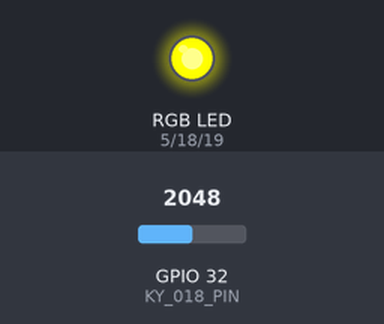
Recording of a sketch running on a simulated ESP32. Shown: an RGB LED mixed from three pins (HIGH = lit). The test bench sets the inputs (shaded band); at power-on: GPIO 32 (KY_018_PIN) = 2048.

Above: at 1.2 s.
1.3 s: GPIO 32 (KY_018_PIN) set to 545
2.8 s: GPIO 32 (KY_018_PIN) set to 451
At 3.6 s:
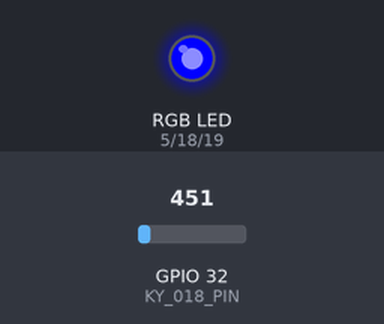
4.3 s: GPIO 32 (KY_018_PIN) set to 540
At 4.8 s:
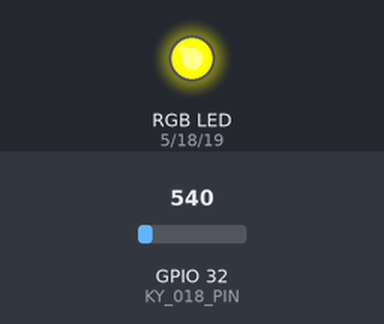
5.8 s: GPIO 32 (KY_018_PIN) set to 491
At 7.3 s:
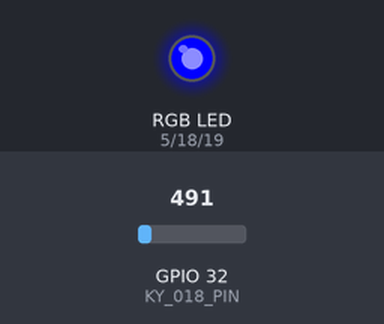
Timing chart, 0 to 8.3 s (numbered marks = the images above; inputs shaded):
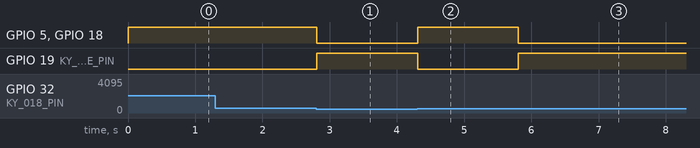

Measured:
- the behaviour switches between 501 and 500 on GPIO 32 (KY_018_PIN) (found by bisection; images 0 and 1)
- after the input at 1.3 s, every drawn part: stays the same
- after the input at 2.8 s, GPIO 5 (KY_009_RED_PIN), GPIO 18 (KY_009_GREEN_PIN): HIGH → LOW at once; GPIO 19 (KY_009_BLUE_PIN): LOW → HIGH at once
- after the input at 4.3 s, GPIO 5 (KY_009_RED_PIN), GPIO 18 (KY_009_GREEN_PIN): LOW → HIGH at once; GPIO 19 (KY_009_BLUE_PIN): HIGH → LOW at once
- after the input at 5.8 s, GPIO 5 (KY_009_RED_PIN), GPIO 18 (KY_009_GREEN_PIN): HIGH → LOW at once; GPIO 19 (KY_009_BLUE_PIN): LOW → HIGH at once

The sketch:

Photoresistor_-_Modulo_RGB.ino
```cpp
#include <Arduino.h>

// Definir los pines de entrada y salida para los módulos ky-018 y ky-009
const int KY_018_PIN = 32;
const int KY_009_RED_PIN = 5;
const int KY_009_GREEN_PIN = 18;
const int KY_009_BLUE_PIN = 19;

void setup() {
  // Configurar los pines de entrada y salida
  pinMode(KY_018_PIN, INPUT);
  pinMode(KY_009_RED_PIN, OUTPUT);
  pinMode(KY_009_GREEN_PIN, OUTPUT);
  pinMode(KY_009_BLUE_PIN, OUTPUT);
}

void loop() {
  // Leer el valor del sensor ky-018
  int lightLevel = analogRead(KY_018_PIN);

  // Determinar el color del módulo ky-009 en función del nivel de luz
  if (lightLevel > 500) {
    // Si la luz es demasiado brillante, encender el módulo ky-009 en amarillo
    digitalWrite(KY_009_RED_PIN, 255);
    digitalWrite(KY_009_GREEN_PIN, 255);
    digitalWrite(KY_009_BLUE_PIN, 0);
  } else {
    // Si la luz es demasiado tenue, encender el módulo ky-009 en azul
    digitalWrite(KY_009_RED_PIN, 0);
    digitalWrite(KY_009_GREEN_PIN, 0);
    digitalWrite(KY_009_BLUE_PIN, 255);
  }

  // Esperar un breve periodo de tiempo antes de volver a leer el sensor ky-018
  delay(100);
}
```
